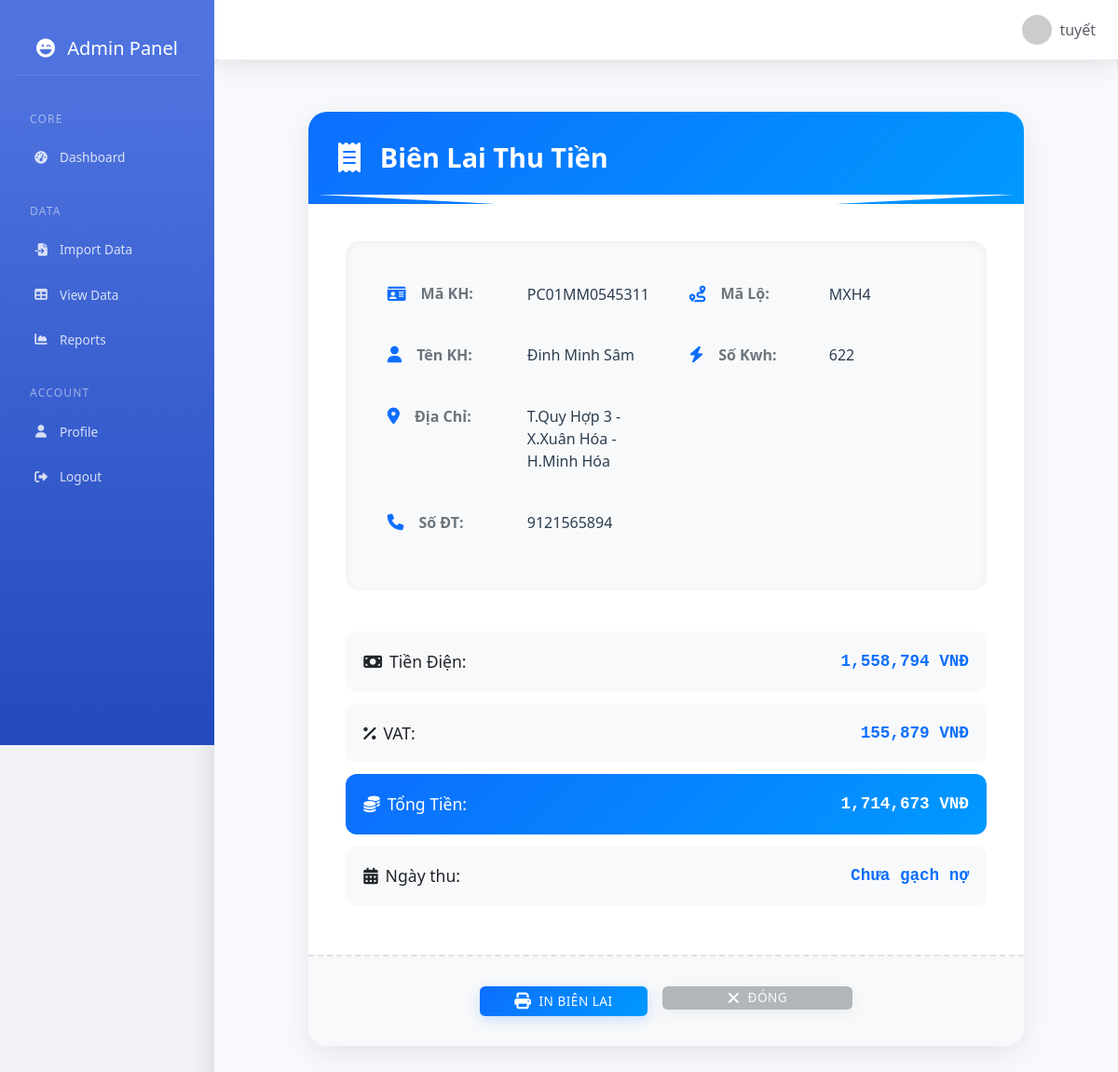
Screenshot of /print_receipt/4 (signed in) with the database file from the repository.
### app.py (models this page shows)
class SalesData(db.Model):
    id = db.Column(db.Integer, primary_key=True)
    stt = db.Column(db.Integer)
    ma_lo = db.Column(db.String(20))
    tt_hd = db.Column(db.String(20))
    ma_khach_hang = db.Column(db.String(50))
    ten_khach_hang = db.Column(db.String(100), index=True)
    dia_chi = db.Column(db.String(200))
    so_dien_thoai = db.Column(db.String(20))  # Thêm cột số điện thoại
    kwh = db.Column(db.String(50))
    tien_dien = db.Column(db.Float)
    vat = db.Column(db.Float)
    tong_tien = db.Column(db.Float)
    tai_khoan_quan_ly = db.Column(db.String(80))  # Thêm trường này
    trang_thai = db.Column(db.String(50))
    ngay_thu = db.Column(db.DateTime, nullable=True)

### app.py (the view)
@app.route('/print_receipt/<int:id>')
def print_receipt(id):
    if 'username' not in session:
        return redirect(url_for('login'))
    data = SalesData.query.get_or_404(id)
    return render_template('print_receipt.html', data=data)

### app.py (called while the page is built)
@app.context_processor
def utility_processor():
    return {
        'datetime': datetime
    }

### templates/print_receipt.html (shortened to what this page needs)
{% extends 'base.html' %}
{% block content %}
<div class="receipt-container">
    <div class="receipt-card">
        <div class="receipt-header">
            <h3 class="receipt-title">
                <i class="fas fa-receipt me-2"></i>
                Biên Lai Thu Tiền
            </h3>
        </div>
        <div class="receipt-body">
            <div class="customer-info">
                <div class="row">
                    <div class="col-md-6">
                        <div class="info-item">
                            <span class="info-label"><i class="fas fa-id-card me-2"></i>Mã KH:</span>
                            <span class="info-value">{{ data.ma_khach_hang }}</span>
                        </div>
                        <div class="info-item">
                            <span class="info-label"><i class="fas fa-user me-2"></i>Tên KH:</span>
                            <span class="info-value">{{ data.ten_khach_hang }}</span>
                        </div>
                        <div class="info-item">
                            <span class="info-label"><i class="fas fa-map-marker-alt me-2"></i>Địa Chỉ:</span>
                            <span class="info-value">{{ data.dia_chi }}</span>
                        </div>
                        {% if data.so_dien_thoai is defined and data.so_dien_thoai %}
                        <div class="info-item">
                            <span class="info-label"><i class="fas fa-phone me-2"></i>Số ĐT:</span>
                            <span class="info-value">{{ data.so_dien_thoai }}</span>
                        </div>
                        {% endif %}
                    </div>
                    <div class="col-md-6">
                        <div class="info-item">
                            <span class="info-label"><i class="fas fa-route me-2"></i>Mã Lộ:</span>
                            <span class="info-value">{{ data.ma_lo }}</span>
                        </div>
                        <div class="info-item">
                            <span class="info-label"><i class="fas fa-bolt me-2"></i>Số Kwh:</span>
                            <span class="info-value">{{ data.kwh }}</span>
                        </div>
                    </div>
                </div>
            </div>
            <table class="receipt-table">
                <tr>
                    <td><i class="fas fa-money-bill me-2"></i>Tiền Điện:</td>
                    <td class="amount">{{ "{:,.0f}".format(data.tien_dien) }} VNĐ</td>
                </tr>
                <tr>
                    <td><i class="fas fa-percentage me-2"></i>VAT:</td>
                    <td class="amount">{{ "{:,.0f}".format(data.vat) }} VNĐ</td>
                </tr>
                <tr class="total-row">
                    <td><i class="fas fa-coins me-2"></i>Tổng Tiền:</td>
                    <td class="amount">{{ "{:,.0f}".format(data.tong_tien) }} VNĐ</td>
                </tr>
                <tr>
                    <td><i class="fas fa-calendar-alt me-2"></i>Ngày thu:</td>
                    <td class="amount">
                        {% if data.ngay_thu %}
                            {{ data.ngay_thu.strftime('%d/%m/%Y %H:%M') }}
                        {% else %}
                            Chưa gạch nợ
                        {% endif %}
                    </td>
                </tr>
            </table>
        </div>
        <div class="receipt-footer">
            <button onclick="printReceipt()" class="btn btn-print">
                <i class="fas fa-print"></i>
                In Biên Lai
            </button>
            <button onclick="window.close()" class="btn btn-close">
                <i class="fas fa-times"></i>
                Đóng
            </button>
        </div>
    </div>
</div>
{% endblock %}

### templates/print_receipt.html (style rules this page uses)
body { background: #f0f2f5; }
.receipt-container { max-width: 800px; margin: 2rem auto; padding: 0 1rem; }
.receipt-card { background: white; border-radius: 20px; box-shadow: 0 8px 30px rgba(0,0,0,0.08); border: none; overflow: hidden; }
.receipt-header { background: linear-gradient(135deg, #0d6efd, #0099ff); padding: 2rem; color: white; position: relative; }
.receipt-header::after { content: ''; position: absolute; bottom: -10px; left: 0; right: 0; height: 20px; background: white; clip-path: polygon(0 0, 100% 0, 50% 100%); }
.receipt-title { margin: 0; font-weight: 700; font-size: 1.8rem; display: flex; align-items: center; gap: 0.8rem; }
.receipt-title i { font-size: 2rem; }
.receipt-body { padding: 2.5rem; }
.customer-info { background: #f8f9fa; border-radius: 15px; padding: 2rem; margin-bottom: 2rem; box-shadow: inset 0 2px 10px rgba(0,0,0,0.05); }
.info-item { display: flex; align-items: baseline; margin-bottom: 1rem; padding: 0.8rem; border-radius: 8px; transition: all 0.3s ease; }
.info-label { min-width: 150px; color: #6c757d; font-weight: 600; display: flex; align-items: center; gap: 0.5rem; }
.info-label i { color: #0d6efd; font-size: 1.1rem; }
.info-value { color: #2c3e50; font-weight: 500; }
.receipt-table { width: 100%; margin-top: 2rem; border-collapse: separate; border-spacing: 0 0.8rem; }
.receipt-table tr { background: #f8f9fa; border-radius: 12px; transition: all 0.3s ease; }
.receipt-table td { padding: 1.2rem; border: none; font-size: 1.1rem; }
.receipt-table td:first-child { border-radius: 12px 0 0 12px; font-weight: 500; }
.receipt-table td:last-child { border-radius: 0 12px 12px 0; }
.receipt-table .amount { text-align: right; font-family: 'JetBrains Mono', 'Courier New', monospace; font-weight: 600; color: #0d6efd; }
.total-row { background: linear-gradient(135deg, #0d6efd, #0099ff) !important; color: white !important; }
.total-row .amount { color: white !important; }
.receipt-footer { padding: 2rem; background: #f8f9fa; border-top: 2px dashed #dee2e6; text-align: center; display: flex; justify-content: center; gap: 1rem; }
.btn { padding: 0.8rem 2.5rem; font-weight: 600; border-radius: 12px; transition: all 0.3s ease; text-transform: uppercase; letter-spacing: 0.5px; min-width: 180px; display: inline-flex; align-items: center; justify-content: center; gap: 0.5rem; }
.btn i { font-size: 1.1rem; }
.btn-print { background: linear-gradient(135deg, #0d6efd, #0099ff); border: none; color: white; box-shadow: 0 4px 15px rgba(13, 110, 253, 0.2); }
.btn-close { background: #6c757d; border: none; color: white; box-shadow: 0 4px 15px rgba(108, 117, 125, 0.2); }

### templates/base.html (style rules this page uses)
:root { --primary-color: #4e73df; --secondary-color: #858796; --success-color: #1cc88a; --info-color: #36b9cc; --warning-color: #f6c23e; --danger-color: #e74a3b; --light-color: #f8f9fc; --dark-color: #5a5c69; }
.btn { font-size: 0.85rem; padding: 0.375rem 0.75rem; border-radius: 0.35rem; font-weight: 500; }

### rows the page displays
SalesData: ma_khach_hang "PC01MM0545311", ten_khach_hang "Đinh Minh Sâm", dia_chi "T.Quy Hợp 3 -X.Xuân Hóa - H.Minh Hóa", so_dien_thoai "9121565894", ma_lo "MXH4", kwh "622", tien_dien "1,558,794", vat "155,879", tong_tien "1,714,673"

### other values shown
{{ session['username'] }} "tuyết"
